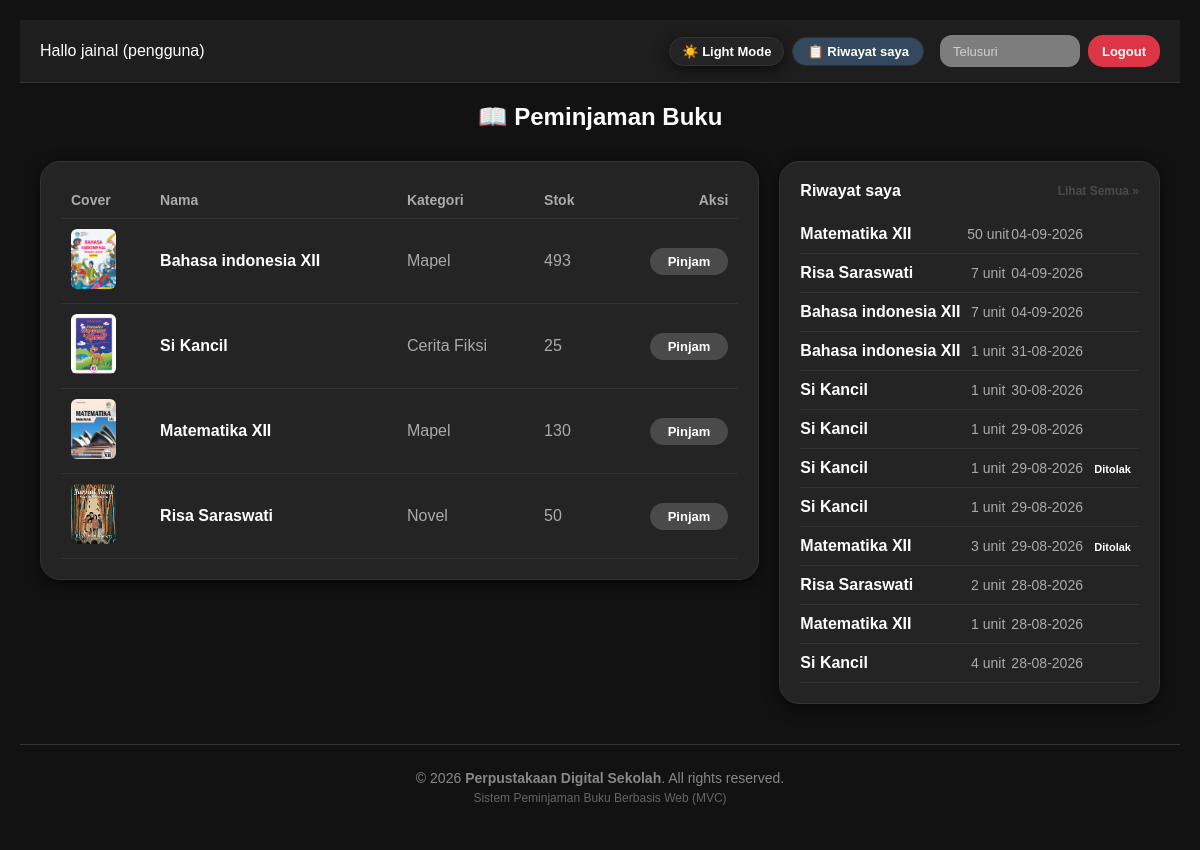
/index.php?page=siswa&action=dashboard (signed in), run on an earlier commit of the app's database.
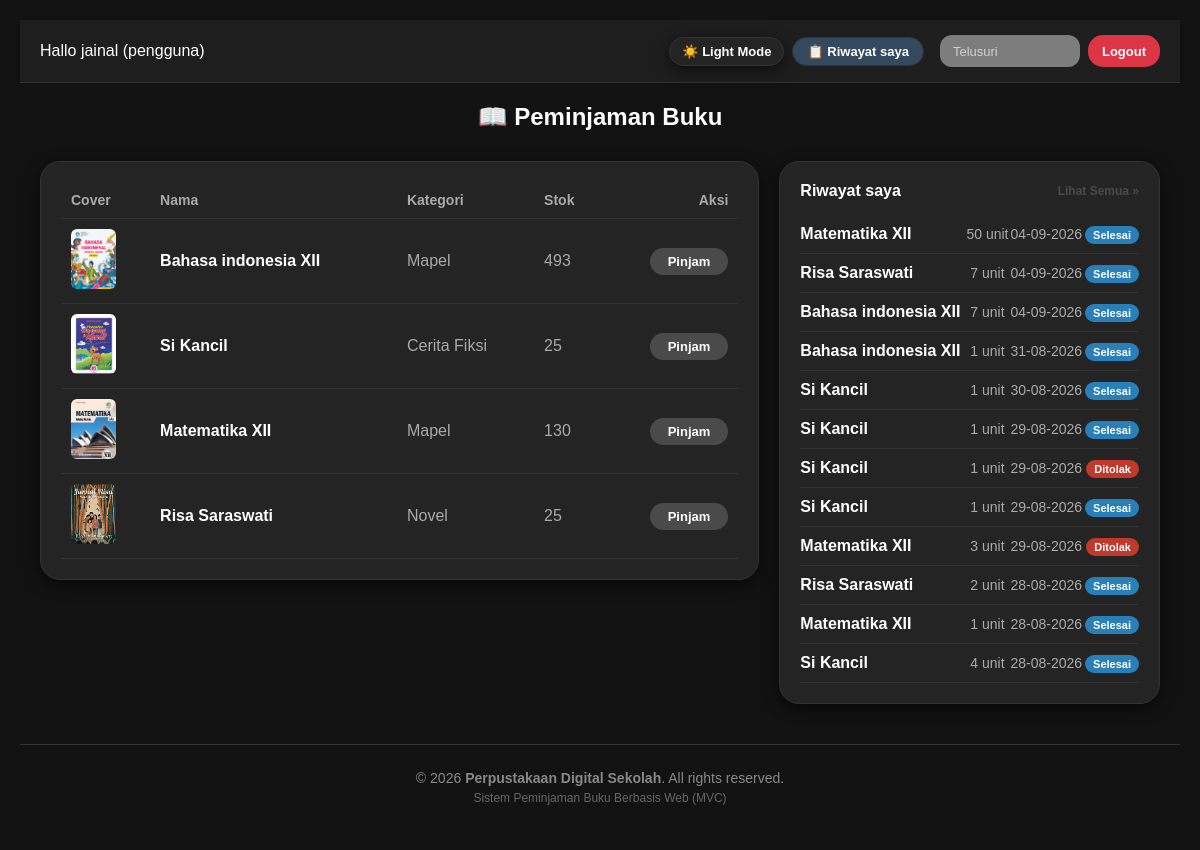
And on a later commit of the database.
### tables this page shows
CREATE TABLE `buku` (
  `id_buku` int(11) NOT NULL,
  `nama_buku` varchar(150) NOT NULL,
  `id_kategori` int(11) NOT NULL,
  `stok` int(11) NOT NULL DEFAULT 0,
  `gambar` varchar(255) DEFAULT NULL
);

CREATE TABLE `kategori` (
  `id_kategori` int(11) NOT NULL,
  `nama_kategori` varchar(100) NOT NULL
);

CREATE TABLE `peminjaman` (
  `id_pinjam` int(11) NOT NULL,
  `id_user` int(11) NOT NULL,
  `id_buku` int(11) NOT NULL,
  `jumlah` int(11) NOT NULL DEFAULT 1,
  `tgl_pinjam` date NOT NULL,
  `tanggal_kembali_rencana` date DEFAULT NULL,
  `tanggal_dikembalikan` date DEFAULT NULL,
  `tgl_kembali` date NOT NULL,
  `status` enum('menunggu','dipinjam','selesai','ditolak') DEFAULT 'menunggu',
  `denda` int(11) DEFAULT 0
);

### controllers/SiswaController.php (called while the page is built, shortened)
<?php
require_once 'models/BukuModel.php';
require_once 'models/PinjamModel.php';
class SiswaController {
    private $bukuModel;
    private $pinjamModel;
    public function __construct() {
        $database = new Database();
        $this->db = $database->getConnection();
        $this->bukuModel = new BukuModel($this->db);
        $this->pinjamModel = new PinjamModel($this->db);
    }
public function dashboard() {
    $search = $_GET['search'] ?? '';
    $id_user = $_SESSION['user']['id_user'];
    $bukuList = $this->bukuModel->getAllBuku($search);
    $riwayat = $this->pinjamModel->getPinjamanByUserId($id_user);
    require_once 'views/siswa/dashboard.php';
}
}

### config/Database.php (called while the page is built, shortened)
<?php
class Database {
    private $host = "localhost";
    private $user = "root";
    private $pass = "";
    private $dbname = "db_peminjamanbuku2";
    public function getConnection() {
        $this->conn = null;
        try {
            $this->conn = new PDO("mysql:host=" . $this->host . ";dbname=" . $this->dbname, $this->user, $this->pass);
            $this->conn->setAttribute(PDO::ATTR_ERRMODE, PDO::ERRMODE_EXCEPTION);
        } catch(PDOException $exception) {
            echo "Connection error: " . $exception->getMessage();
        }
        return $this->conn;
    }
}

### models/BukuModel.php (called while the page is built, shortened)
<?php
class BukuModel {
    private $conn;
    private $table = 'buku';
    public function __construct($db) {
        $this->conn = $db;
    }
    public function getAllBuku($search = '') {
        $query = "SELECT b.*, k.nama_kategori
                  FROM " . $this->table . " b
                  LEFT JOIN kategori k ON b.id_kategori = k.id_kategori";
        $query .= " ORDER BY b.id_buku DESC";
        $stmt = $this->conn->prepare($query);
        $stmt->execute();
        return $stmt->fetchAll(PDO::FETCH_ASSOC);
    }
}

### models/PinjamModel.php (called while the page is built, shortened)
<?php
class PinjamModel {
    private $conn;
    private $table = 'peminjaman';
    public function __construct($db) {
        $this->conn = $db;
    }
    public function getPinjamanByUserId($id_user) {
    $query = "SELECT p.*, b.nama_buku
              FROM " . $this->table . " p
              JOIN buku b ON p.id_buku = b.id_buku
              WHERE p.id_user = :id_user
              ORDER BY p.id_pinjam DESC";
    $stmt = $this->conn->prepare($query);
    $stmt->bindParam(':id_user', $id_user);
    $stmt->execute();
    return $stmt->fetchAll(PDO::FETCH_ASSOC);
}
}

### views/siswa/dashboard.php (the view, shortened to what this page needs)
<?php include 'views/layout/header.php'; ?>
<div class="header-bar">
    <div style="color: var(--text-main); font-weight: 500;">Hallo <?= htmlspecialchars($_SESSION['user']['nama']); ?> (pengguna)</div>
    <div style="display: flex; align-items: center; gap: 8px; flex-wrap: wrap;">
        <button id="themeToggle" class="theme-toggle-btn" onclick="toggleTheme()">🌙 Dark Mode</button>
        <a href="index.php?page=siswa&action=riwayat" class="btn-nav">📋 Riwayat saya</a>
        <form method="GET" action="index.php" style="display:inline; margin: 0;">
            <input type="text" name="search" placeholder="Telusuri" value="<?= htmlspecialchars($_GET['search'] ?? ''); ?>" class="input-dark" style="width:140px; height: 32px; box-sizing: border-box; font-size: 13px;">
        </form>
        <a href="index.php?page=logout" class="btn-red" style="height: 32px; box-sizing: border-box;">Logout</a>
    </div>
</div>
<h2 style="text-align:center; margin-bottom: 30px; color: var(--text-main);">📖 Peminjaman Buku</h2>
<div style="display: flex; gap: 20px; padding: 0 20px; align-items: flex-start; flex-wrap: wrap;">
    <div class="card" style="flex: 2; min-width: 300px;">
        <table style="width: 100%; border-collapse: collapse;">
            <thead>
                <tr style="color: var(--table-header-color); font-size: 14px; text-align: left; border-bottom: 1px solid var(--border-color);">
                    <th style="padding: 10px;">Cover</th>
                    <th style="padding: 10px;">Nama</th>
                    <th style="padding: 10px;">Kategori</th>
                    <th style="padding: 10px;">Stok</th>
                    <th style="padding: 10px; text-align: right;">Aksi</th>
                </tr>
            </thead>
            <tbody>
                <?php if (!empty($bukuList)): ?>
                    <?php foreach ($bukuList as $b): ?>
                    <tr style="border-bottom: 1px solid var(--table-border);">
                        <td style="padding: 10px;">
                            <?php if (!empty($b['gambar']) && file_exists('uploads/' . $b['gambar'])): ?>
                                <img src="uploads/<?= htmlspecialchars($b['gambar']); ?>" alt="Cover" style="width: 45px; height: 60px; object-fit: cover; border-radius: 6px;">
                            <?php else: ?>
                                <div style="width: 45px; height: 60px; background: var(--cover-placeholder-bg); border-radius: 6px; display: flex; align-items: center; justify-content: center; font-size: 20px;">📘</div>
                            <?php endif; ?>
                        </td>
                        <td style="padding: 12px 10px; font-weight: bold; color: var(--text-main);"><?= htmlspecialchars($b['nama_buku']); ?></td>
                        <td style="padding: 12px 10px; color: var(--text-muted);"><?= htmlspecialchars($b['nama_kategori'] ?? '-'); ?></td>
                        <td style="padding: 12px 10px; color: var(--text-muted);"><?= $b['stok']; ?></td>
                        <td style="padding: 12px 10px; text-align: right;">
                            <a href="index.php?page=siswa&action=ajukanPinjam&id=<?= $b['id_buku']; ?>" class="btn btn-blue">Pinjam</a>
                        </td>
                    </tr>
                    <?php endforeach; ?>
                <?php else: ?>
                    <tr>
                        <td colspan="5" style="text-align: center; color: var(--text-muted); padding: 20px;">Buku tidak ditemukan.</td>
                    </tr>
                <?php endif; ?>
            </tbody>
        </table>
    </div>
    <div class="card" style="flex: 1; min-width: 280px; height: fit-content;">
        <div style="display: flex; justify-content: space-between; align-items: center; margin-bottom: 15px;">
            <h3 style="margin: 0; font-size: 16px; color: var(--text-main);">Riwayat saya</h3>
            <a href="index.php?page=siswa&action=riwayat" style="color: var(--btn-blue-bg); text-decoration: none; font-size: 12px; font-weight: bold;">Lihat Semua &raquo;</a>
        </div>
        <table style="width: 100%; border-collapse: collapse;">
            <tbody>
                <?php if (!empty($riwayatSaya)): ?>
                    <?php foreach ($riwayatSaya as $r): ?>
                    <tr style="border-bottom: 1px solid var(--table-border);">
                        <td style="padding: 10px 0; font-weight: bold; font-size: 14px; color: var(--text-main);">
                            <?= htmlspecialchars($r['nama_buku']); ?>
                        </td>
                        <td style="padding: 10px 0; font-size: 12px; color: var(--text-muted); text-align: center;">
                            <?= $r['jumlah']; ?> unit<br>
                            <span style="font-size: 10px; color: var(--text-muted);"><?= date('d-m-Y', strtotime($r['tgl_pinjam'])); ?></span>
                        </td>
                        <td style="padding: 10px 0; text-align: right;">
                            <span class="status-badge status-<?= $r['status']; ?>"><?= $r['status']; ?></span>
                        </td>
                    </tr>
                    <?php endforeach; ?>
                <?php elseif (!empty($riwayat)): ?>
                    <?php foreach ($riwayat as $r): ?>
                    <tr style="border-bottom: 1px solid var(--table-border);">
                        <td style="padding: 10px 0; font-weight: bold; color: var(--text-main);"><?= htmlspecialchars($r['nama_buku']); ?></td>
                        <td style="padding: 10px 0; color: var(--text-muted); font-size: 14px; text-align: center;"><?= $r['jumlah']; ?> unit</td>
                        <td style="padding: 10px 0; color: var(--text-muted); font-size: 14px; text-align: center;"><?= date('d-m-Y', strtotime($r['tgl_pinjam'])); ?></td>
                        <td style="padding: 10px 0; text-align: right;">
                            <span class="status-badge status-<?= $r['status']; ?>">
                                <?= $r['status']; ?>
                            </span>
                        </td>
                    </tr>
                    <?php endforeach; ?>
                <?php else: ?>
                    <tr>
                        <td colspan="3" style="text-align: center; color: var(--text-muted); padding: 15px; font-size: 13px;">Belum ada riwayat peminjaman.</td>
                    </tr>
                <?php endif; ?>
            </tbody>
        </table>
    </div>
</div>
<?php include 'views/layout/footer.php'; ?>

### index.php (shortened to what this page needs)
<?php
require_once 'config/Database.php';
$page = $_GET['page'] ?? 'login';
$action = $_GET['action'] ?? 'index';
if ($page == 'login') {
    require_once 'controllers/AuthController.php';
    $controller = new AuthController();
    if ($_SERVER['REQUEST_METHOD'] === 'POST') {
        $controller->login();
    } else {
        $controller->showLogin();
    }
} elseif ($page == 'logout') {
    require_once 'controllers/AuthController.php';
    (new AuthController())->logout();
} elseif ($page == 'siswa') {
    require_once 'controllers/SiswaController.php';
    $controller = new SiswaController();
    if ($action == 'ajukanPinjam') {
        $controller->ajukanPinjam();
    } elseif ($action == 'prosesPinjam') {
        $controller->prosesPinjam();
    } elseif ($action == 'kembalikanBuku') {
        $controller->kembalikanBuku();
    } elseif ($action == 'riwayat') {
        $controller->riwayat();
    } else {
        $controller->dashboard();
    }
}

### views/layout/header.php (shortened to what this page needs)
<!DOCTYPE html>
<html lang="id">
<head>
</head>
<body>

### views/layout/footer.php
    <footer style="margin-top: 40px; padding: 20px 0; text-align: center; border-top: 1px solid #333; color: #888888; font-size: 14px;">
        <div style="max-width: 1200px; margin: 0 auto; padding: 0 15px;">
            <p style="margin: 5px 0;">&copy; <?= date('Y'); ?> <strong>Perpustakaan Digital Sekolah</strong>. All rights reserved.</p>
            <p style="margin: 5px 0; font-size: 12px; color: #666666;">Sistem Peminjaman Buku Berbasis Web (MVC)</p>
        </div>
    </footer>
</body>
</html>

### views/layout/header.php (style rules this page uses)
body { background-color: #1a1a1a; color: #ffffff; font-family: 'Segoe UI', Tahoma, Geneva, Verdana, sans-serif; margin: 0; padding: 20px; }
:root { --bg-body: #f8f9fa; --bg-card: #ffffff; --bg-header: #ffffff; --text-main: #333333; --text-muted: #6c757d; --border-color: #e0e0e0; --input-bg: #ffffff; --input-border: #ced4da; --input-text: #495057; --input-placeholder: #adb5bd; --table-border: #e9ecef; --table-header-color: #495057; --cover-placeholder-bg: #e9ecef; --btn-nav-bg: #e9ecef; --btn-nav-text: #495057; --btn-nav-hover: #dee2e6; --btn-blue-bg: #007bff; --btn-blue-hover: #0056b3; --shadow: 0 4px 15px rgba(0, 0, 0, 0.05); }
[data-theme="dark"] { --bg-body: #121212; --bg-card: #242424; --bg-header: #1e1e1e; --text-main: #ffffff; --text-muted: #aaa; --border-color: #333333; --input-bg: #7d7d7d; --input-border: transparent; --input-text: #ffffff; --input-placeholder: #d1d1d1; --table-border: #333333; --table-header-color: #aaa; --cover-placeholder-bg: #444444; --btn-nav-bg: #34495e; --btn-nav-text: white; --btn-nav-hover: #2c3e50; --btn-blue-bg: #4a4a4a; --btn-blue-hover: #666666; --shadow: 0 4px 15px rgba(0, 0, 0, 0.6); }
body { background-color: var(--bg-body); color: var(--text-main); font-family: Arial, sans-serif; margin: 0; transition: background-color 0.3s, color 0.3s; }
.card { background-color: var(--bg-card); border: 1px solid var(--border-color); border-radius: 20px; box-shadow: var(--shadow); padding: 20px; box-sizing: border-box; transition: background-color 0.3s, border-color 0.3s; }
.header-bar { display: flex; justify-content: space-between; align-items: center; padding: 15px 20px; background: var(--bg-header); border-bottom: 1px solid var(--border-color); margin-bottom: 20px; transition: background-color 0.3s, border-color 0.3s; }
.status-badge { padding: 3px 8px; border-radius: 10px; font-size: 11px; font-weight: bold; text-transform: capitalize; }
.status-selesai { background-color: #2980b9; color: #fff; }
.status-ditolak { background-color: #c0392b; color: #fff; }
.btn-nav { background-color: var(--btn-nav-bg); color: var(--btn-nav-text); padding: 6px 14px; border-radius: 15px; text-decoration: none; font-size: 13px; font-weight: bold; margin-right: 8px; display: inline-flex; align-items: center; transition: background-color 0.2s; border: 1px solid var(--border-color); }
.input-dark { background-color: var(--input-bg); border: 1px solid var(--input-border); color: var(--input-text); padding: 6px 12px; border-radius: 12px; outline: none; transition: background-color 0.3s, color 0.3s; }
.input-dark::placeholder { color: var(--input-placeholder); }
.btn-blue { background-color: var(--btn-blue-bg); color: white; border: none; padding: 6px 18px; border-radius: 15px; text-decoration: none; font-size: 13px; font-weight: bold; cursor: pointer; transition: opacity 0.2s; }
.btn-red { background-color: #dc3545; color: white; border: none; padding: 6px 14px; border-radius: 15px; text-decoration: none; font-size: 13px; font-weight: bold; display: inline-flex; align-items: center; cursor: pointer; transition: opacity 0.2s; }
.theme-toggle-btn { background-color: var(--bg-card); color: var(--text-main); border: 1px solid var(--border-color); padding: 6px 12px; border-radius: 15px; cursor: pointer; font-size: 13px; font-weight: bold; box-shadow: var(--shadow); transition: background-color 0.2s; }

What changed in the data, as far as the page shows it:
changed buku "Risa Saraswati": stok "50" → "25"
changed peminjaman (number 1 of 12 on the later page): status (not shown) → "Selesai"
changed peminjaman (number 2 of 12 on the later page): status (not shown) → "Selesai"
changed peminjaman (number 3 of 12 on the later page): status (not shown) → "Selesai"
changed peminjaman (number 4 of 12 on the later page): status (not shown) → "Selesai"
changed peminjaman (number 5 of 12 on the later page): status (not shown) → "Selesai"
changed peminjaman (number 6 of 12 on the later page): status (not shown) → "Selesai"
changed peminjaman (number 7 of 12 on the later page): status "Ditolak" → "ditolak" (drawn)
changed peminjaman (number 8 of 12 on the later page): status (not shown) → "Selesai"
changed peminjaman (number 9 of 12 on the later page): status "Ditolak" → "ditolak" (drawn)
changed peminjaman (number 10 of 12 on the later page): status (not shown) → "Selesai"
changed peminjaman (number 11 of 12 on the later page): status (not shown) → "Selesai"
changed peminjaman (number 12 of 12 on the later page): status (not shown) → "Selesai"
